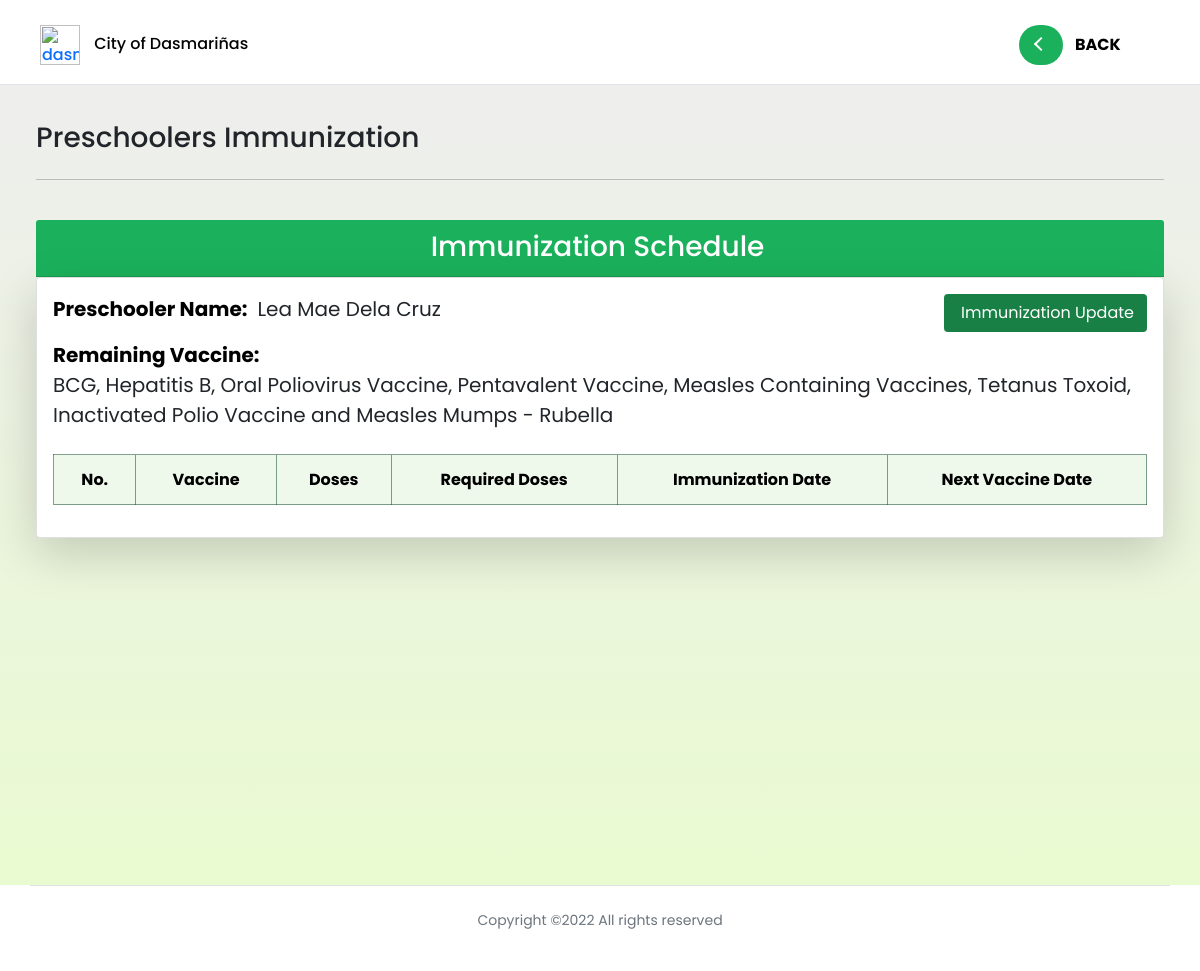
The page /preschooler_profile/immunization/2/ on the database as committed earlier.
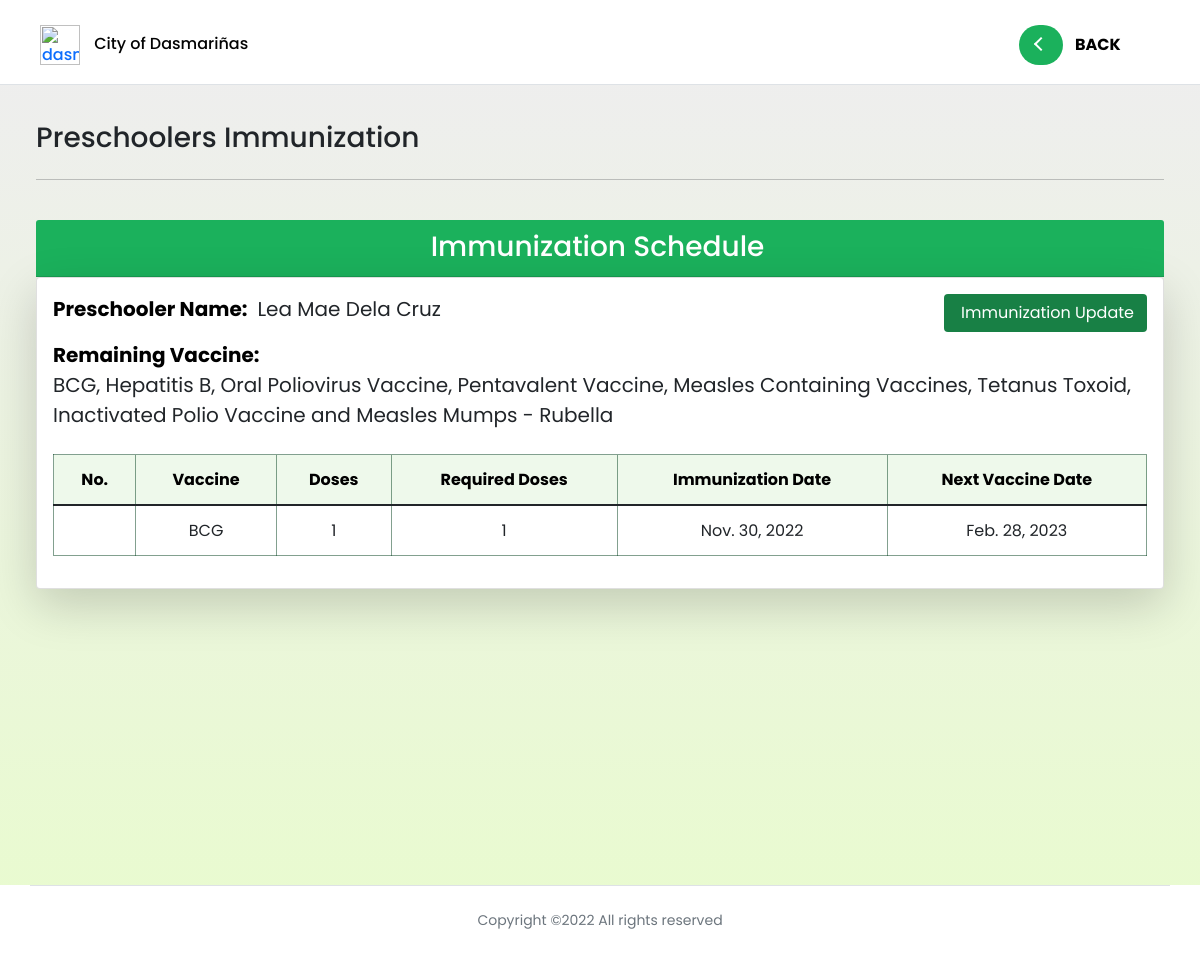
The same page on the database as committed later.
### profilingApp/models.py (models this page shows, shortened)
class Preschooler(Model):
    GENDER = [('Male', 'Male'),
              ('Female', 'Female'),]
    parent = models.ForeignKey(Parent, on_delete=CASCADE)
    first_name = models.CharField(max_length=100)
    last_name = models.CharField(max_length=100)
    middle_name = models.CharField(max_length=100)
    suffix_name = models.CharField(max_length=100, null=True, blank=True)
    birthday = models.DateField(null=True, blank=True)
    height = models.FloatField(null=True, validators=[MinValueValidator(45.0), MaxValueValidator(120.0)])
    weight = models.FloatField(null=True, validators=[MinValueValidator(1.0), MaxValueValidator(28.0)])
    gender = models.CharField(max_length=100, choices=GENDER, null=True)
    date_measured = models.DateField(null=True, blank=True)
    health_problem = models.CharField(max_length=500, null=True, blank=True)
    history= HistoricalRecords()
    objects = models.Manager()
    gt_60_objects = PreschoolerManagerGreater()
    lt_60_objects = PreschoolerManagerLess()

class Vaccine(Model):
    VACCINES = [('BCG', 'BCG'),
                ('Hepatitis B', 'Hepatitis B'),
                ('Oral Poliovirus Vaccine', 'Oral Poliovirus Vaccine'),
                ('Pentavalent Vaccine', 'Pentavalent Vaccine'),
                ('Measles Containing Vaccines', 'Measles Containing Vaccines'),
                ('Tetanus Toxoid', 'Tetanus Toxoid'),
                ('Inactivated Polio Vaccine', 'Inactivated Polio Vaccine'),
                ('Measles Mumps - Rubella', 'Measles Mumps - Rubella'),]
    vax_preschooler = models.ForeignKey(Preschooler, on_delete=CASCADE)
    vax_name = models.CharField(max_length=500, choices=VACCINES)
    vax_dose = models.IntegerField()
    vax_date = models.DateField(null=True, blank=True)
    vax_remarks = models.DateField(null=True, blank=True)

### profilingApp/views.py (the view, shortened to what this page needs)
# urls.py: path('preschooler_profile/immunization/<str:pk>/', views.immunization_schedule, name='immunization_schedule'),
def immunization_schedule(request, pk):
    preschooler = Preschooler.objects.get(id=pk)
    vaccines = Vaccine.objects.filter(vax_preschooler=preschooler)
    vax_list = vaccines.values_list('vax_name', flat=True)
    dose_list = vaccines.values_list('vax_dose', flat=True)
    context = {'vaccines' : vaccines,
               'vax_list' : vax_list,
               'dose_list' : dose_list,
               'preschooler':preschooler}
    return render(request, 'activities/BHW Immunization Status.html', context)

### profilingApp/templates/activities/BHW Immunization Status.html (shortened to what this page needs)
{% extends 'activities/BHW Home.html' %}
{% load static %}
{% block dashboard %}
<header>
    <div class="site-header">
    <nav class="navbar fixed-top index__navbar scrolled border-bottom"
    style=" padding-left:3%; padding-right:3%;">
        <div class="flex-fill p-1 py-1">
            <div class="d-flex align-items-center justify-content-between">
                <div>
                    <a href="#" class="name" style="text-decoration: none;">
                        <img class="navbar-icon" src="{% static '/Media/avatar.png' %}" alt="dasma-logo">
                        <span id="hidetitle" class="brand__name" style="color:rgb(3, 3, 3); margin-left:10px;">City of Dasmariñas</span>
                    </a>
                </div>
                <div id="navLinks">
                    <ul class="nav text-small">
                        <li>
                            <a href="{% url 'preschooler_profile' preschooler.id %}"  style="border-radius: 13%;background-color: white;"class="nav-link" data-toggle="tooltip" data-bs-placement="bottom" data-bs-offset="0,7"
                            title="Go back to Preschooler Profile">
                            <button class="back-button bg-white">
                                <span class="circle" aria-hidden="true">
                                <span class="icon arrow"></span>
                                </span>
                                <span class="button-text d-flex align-items-center justify-content-center">Back</span>
                              </button>
                            </a>
                        </li>
                    </ul>
                </div>
            </div>
        </div>
    </nav>
    </div>
</header>
<div id="grid" class="container-fluid" style="padding:3%; margin: top 65px;">
    <div class="container-grid">
        <div class="">
            <div class="row">
                <div class="col">
                    <h3 style="text-align:left;">Preschoolers Immunization</h3>
                </div>
            </div>
        <hr>
        <br>
        </div>
    </div>
    <div class="text-black">
        <div class="row">
            <div class="col">
                <div class="card-header">
                    <h3> Immunization Schedule</h3>
                </div>
                <div class="card shadow-lg p-3 bg-white rounded" >
                    <div class="table-responsive">
                        <table class="table table-hover table-cell-border" id="table_validation">
                            <div class="d-flex justify-content-between">
                            {% if preschooler.suffix_name is None %}
                                <div class="d-flex justify-content-start">
                                    <p style="font-size:20px; font-weight:bold;margin-right: 10px;">Preschooler Name:</p>
                                    <p class="text-dark mb-0" style="font-size: 20px;">{{ preschooler.first_name }} {{ preschooler.middle_name }} {{ preschooler.last_name }}</p>
                                </div>
                            {% else %}
                                <div class="d-flex justify-content-start">
                                    <p style="font-size:20px; font-weight:bold; margin-right:10px;">Preschooler Name:</p>
                                    <p class="text-dark mb-0" style="font-size: 20px;">{{ preschooler.first_name }} {{ preschooler.middle_name }} {{ preschooler.last_name }} {{ preschooler.suffix_name }}</p>
                                </div>
                            {% endif %}
                            <div class="" style="text-align: right !important; ">
                                <button style="background-color: #188045; color: white;" type="button" class="btn" data-bs-toggle="modal" data-bs-target="#update"> Immunization Update</button>
                            </div>
                            </div>
                            <div class="" >
                                <p style="font-size:20px; font-weight:bold; margin-right:10px; margin: 0;">Remaining Vaccine:</p>
                                {% if 'BCG' in vax_list and 'Hepatitis B' in vax_list and 'Oral Poliovirus Vaccine' in vax_list and 'Pentavalent Vaccine' in vax_list and 'Measles Containing Vaccines' in vax_list and 'Tetanus Toxoid' in vax_list and 'Inactivated Polio Vaccine' in vax_list and 'Measles Mumps - Rubella' in vax_list and dose_list.7 == 2 %}
                                    <p class="text-dark mb-0" style="font-size: 20px;">BCG, Hepatitis B, Oral Poliovirus Vaccine, Pentavalent Vaccine, Measles Containing Vaccines, Tetanus Toxoid, Inactivated Polio Vaccine and Measles Mumps - Rubella </p>
                                {% else %}
                                    <p class="text-dark mb-0" style="font-size: 20px;">BCG, Hepatitis B, Oral Poliovirus Vaccine, Pentavalent Vaccine, Measles Containing Vaccines, Tetanus Toxoid, Inactivated Polio Vaccine and Measles Mumps - Rubella </p>
                                {% endif %}
                            </div>
                            <br>
                            <thead>
                                <tr>
                                    <th scope="col" class="text-center">No.</th>
                                    <th scope="col" class="text-center">Vaccine</th>
                                    <th scope="col" class="text-center">Doses</th>
                                    <th scope="col" class="text-center">Required Doses</th>
                                    <th scope="col" class="text-center">Immunization Date</th>
                                    <th scope="col" class="text-center">Next Vaccine Date</th>
                                </tr>
                            </thead>
                            {% for vaccine in vaccines %}
                            <tbody>
                                <tr>
                                    {% if vaccine.vax_name == 'Oral Poliovirus Vaccine' or vaccine.vax_name == 'Pentavalent Vaccine' or vaccine.vax_name == 'Measles Containing Vaccines' %}
                                        <td class="text-center"></td>
                                        <td class="text-center">{{ vaccine.vax_name }}</td>
                                        <td class="text-center">{{ vaccine.vax_dose }}</td>
                                        <td class="text-center">3</td>
                                        <td class="text-center">{{ vaccine.vax_date }}</td>
                                        <td class="text-center">{{ vaccine.vax_remarks }}</td>
                                    {% else %}
                                        <td class="text-center"></td>
                                        <td class="text-center">{{ vaccine.vax_name }}</td>
                                        <td class="text-center">{{ vaccine.vax_dose }}</td>
                                        <td class="text-center">1</td>
                                        <td class="text-center">{{ vaccine.vax_date }}</td>
                                        <td class="text-center">{{ vaccine.vax_remarks }}</td>
                                    {% endif %}
                                </tr>
                            </tbody>
                            {% endfor %}
                        </table>
                    </div>
                </div>
            </div>
        </div>
    </div>
</div>
{% endblock %}

### profilingApp/templates/activities/BHW Home.html (shortened to what this page needs)
{% load static %}
<html lang="en">
<head>
    <link rel="stylesheet" href="{% static '/CSS/DataTables/datatables.min.css' %}">
    <link rel="stylesheet" href="{% static '/CSS/styles.css' %}">
    <link rel="stylesheet" href="{% static '/CSS/font-awesome/css/all.min.css' %}">
    <link rel="stylesheet" href="{% static '/CSS/css/bootstrap.min.css' %}">
</head>
<body>
{% block dashboard %}{% endblock %}
<div class="footer text-muted">
    <div class="container">
        <div class="row text-center align-items-center">
                <div class="border-top p-4">
                    <p class="copyright"><small>
                    Copyright ©<script>document.write(new Date().getFullYear());</script> All rights reserved
                    </small>
                    </p>
                </div>
        </div>
    </div>
</div>
</body>
</html>

### profilingApp/static/CSS/styles.css (style rules this page uses)
.fixed-top { position: sticky; top: 0; right: 0; left: 0; z-index: 1030; max-height: 85px; background-color: white; border-bottom: 3px; }
.navbar-icon { width: 40px; max-width: 40px; }
img { vertical-align: middle; border-style: none; }
* { margin: 0; padding: 0; box-sizing: border-box; font-family: 'Poppins', sans-serif; }
li, a, button { font-family: 'Poppins', sans-serif; font-weight: 500; font-size: 16px; color:#188045; text-decoration: none; }
li { list-style: none; display: list-item; text-align: -webkit-match-parent; }
a { text-decoration: none; }
table { border: 1px ridge !important; border-color:#003d1b7d !important; }
thead { border-color: rgba(23, 128, 69, 0.514)!important; background-color: #eef9eb; text-align: left !important; color:#000000; }
th { border-bottom: 1px solid !important; border-right: 1px solid !important; padding: 12px 15px !important; border-color: #003d1b7d!important; }
td { border-bottom: 1px solid !important; border-right: 1px solid !important; padding: 12px 15px !important; border-color: #003d1b7d!important; }
#navLinks li a { color:rgba(0, 19, 0, 0.87); padding: 13 13 13 13; background-color: #ebebeb60; border-radius: 50%; margin-left: 15px; position: relative; }
button.back-button { width: 8rem; height: auto; border:none; }
button.back-button .circle { transition: all 0.45s cubic-bezier(0.65, 0, 0.076, 1); position: relative; display: block; margin: 0; width: 2.75rem; height: 2.5rem; background: #1bb15c; border-radius: 1.625rem; }
button.back-button .circle .icon { transition: all 0.45s cubic-bezier(0.65, 0, 0.076, 1); position: absolute; top: 0; bottom: 0; margin: auto; background: #fff; }
button.back-button .circle .icon.arrow { transition: all 0.45s cubic-bezier(0.65, 0, 0.076, 1); left: 0.625rem; width: 1.125rem; height: 0.125rem; background: none; }
button.back-button .circle .icon.arrow::before { position: absolute; content: ""; top: -0.29rem; right: 0.0625rem; width: 0.625rem; height: 0.625rem; border-top: 0.125rem solid #fff; border-right: 0.125rem solid #fff; transform: rotate(225deg); }
button.back-button .button-text { transition: all 0.45s cubic-bezier(0.65, 0, 0.076, 1); position: absolute; top: 0; left: 0; right: 0; bottom: 0; padding: 0.75rem 0; margin: 0 0 0 1.85rem; color: black; font-weight: 700; line-height: 1.6; text-align: center; text-transform: uppercase; }
#grid,#footer,#header { transition: 0.5s ease-in-out; }
#grid { background-image: linear-gradient(to top, rgba(230, 250, 202, 0.884),rgba(228, 228, 227, 0.624)); position: relative; padding: 3%; width: 100%; margin-top: 85px; min-height: 800px; }
.card-header { font-size: 13px; font-family: 'Poppins', sans-serif;; background-color:#1bb15c !important; color:white; padding: 10px 15px 5px 10px !important; text-align: center; }
html { width: 100%; height: 100%; }
body { color: rgba(0, 0, 0, 0.6); font-family: 'Poppins', sans-serif; font-size: 14px; line-height: 1.6em; -webkit-font-smoothing: antialiased; -moz-osx-font-smoothing: grayscale; }
::placeholder { color:rgba(255, 255, 255, 0.253); }
@media (min-width: 700px) { ::placeholder { color:rgba(255, 255, 255, 0.253); } }
.row { display: -webkit-box; display: -ms-flexbox; display: flex; -ms-flex-wrap: wrap; flex-wrap: wrap; margin-right: 15px; margin-left: 15px; }
p { display: block; margin-block-start: 1em; margin-block-end: 1em; margin-inline-start: 0px; margin-inline-end: 0px; }
.col-6, .col-7, .col-12, .col, .col-sm-3, .col-sm-6, .col-md-3, .col-md-4, .col-md-5, .col-md-6, .col-md-8, .col-md-9, .col-md-10, .col-md-12, .col-lg-3, .col-lg-4, .col-lg-5, .col-lg-6, .col-lg-7, .col-lg-8, .col-lg-10, .col-lg-12, .col-xl-2 { position: relative; width: 100%; padding-right: 15px; padding-left: 15px; }
small, .small { font-size: 80%; font-weight: 400; }
.text-center { text-align: center !important; }
html { font-family: sans-serif; line-height: 1.15; -webkit-text-size-adjust: 100%; -webkit-tap-highlight-color: rgba(0, 0, 0, 0); }

Rows that differ between the two databases and show on the page:
added Vaccine: vax_name "BCG", vax_dose "1", vax_date "Nov. 30, 2022", vax_remarks "Feb. 28, 2023"
